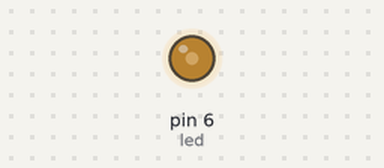
This sketch was run on a simulated Arduino Uno, built with avr-gcc and run on an emulated ATmega328P. Shown: output pins drawn as LEDs (lit = HIGH).

Above: at 0.1 s.
Timing chart, 0 to 1.6 s (numbered marks = the images above):
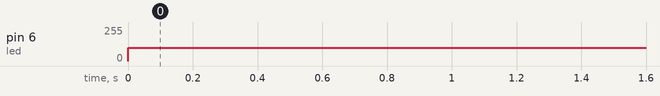

The sketch:

led_test.ino
```cpp
#define led 6
void setup() {
  // put your setup code here, to run once:
pinMode(led, OUTPUT);
}

void loop() {
  // put your main code here, to run repeatedly:
analogWrite(led, 100);
}
```

Measured:
- by itself, pin 6 (led): 0/255 → 100/255 at 0.00 s
